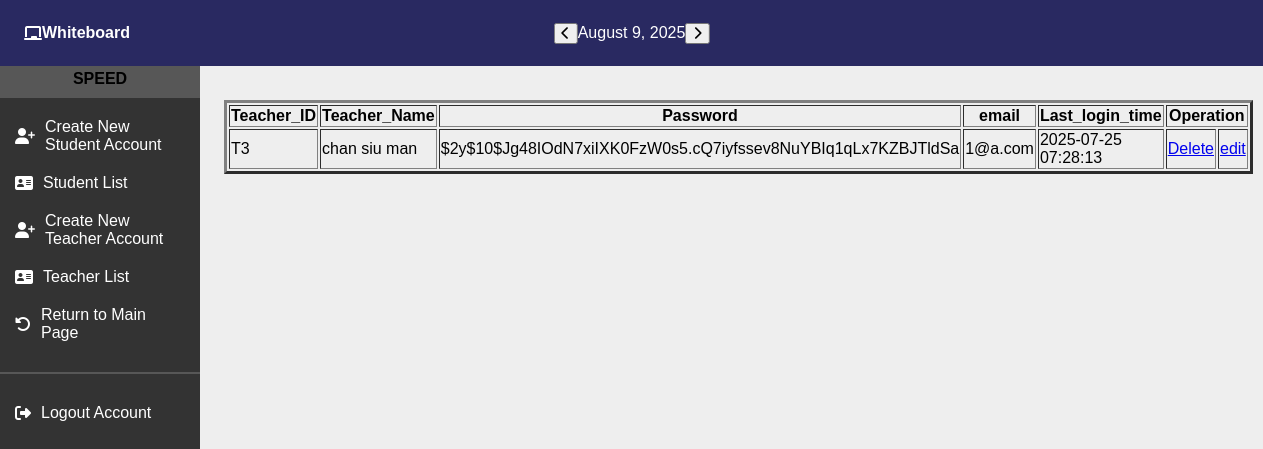
The page /teacherview.php on the database its author committed.
### tables this page shows
CREATE TABLE `user` (
  `ID` varchar(11) NOT NULL,
  `Name` varchar(128) NOT NULL,
  `Pw` varchar(256) NOT NULL,
  `email` varchar(128) NOT NULL,
  `Last_login_time` datetime NOT NULL,
  `saftyquestion` int(11) NOT NULL,
  `Answer` varchar(128) NOT NULL
);

### teacherview.php (the view, shortened to what this page needs)
<!DOCTYPE html>
<head>
</head>
<?php
	include 'A-left-nav.php';
	include 'top-nav.php';
?>
<html>
<body>
<div class="main-content">
		<table border='3'>
			<tr>
			<th>Teacher_ID</th>
			<th>Teacher_Name</th>
			<th>Password</th>
			<th>email</th>
			<th>Last_login_time</th>
			<th colspan="2" align="center">Operation</th>
		<?php
			include("db.php");
			$sql = "SELECT * FROM user where ID like 'T%'";
			$result = mysqli_query($conn, $sql);
			$type = "teacher";
			if (mysqli_num_rows($result) > 0)
			{
				while($row = mysqli_fetch_assoc($result))
				{
					echo "<tr>
							<td>".$row["ID"]. "</td>
							<td>".$row["Name"]. "</td>
							<td>".$row["Pw"]. "</td>
							<td>".$row["email"]. "</td>
							<td>".$row["Last_login_time"]. "</td>
							<td> <a href = 'delete.php?id=$row[ID]&type=$type'> Delete </td>
							<td> <a href = 'edit.php?id=$row[ID]&name=$row[Name]&email=$row[email]&type=$type'> edit </td>
						</tr>";
				}
				echo "</table>";
			}
			else
				echo "No records";
		?>
</body>
</html>

### main.css (style rules this page uses)
* { box-sizing: border-box; }
body { font-family: 'Arial', sans-serif; margin: 0; padding: 0; }
.main-content { margin-left: 250px; padding: 1em; }
body, h1, h2, h3, p, ul, li, a, div { margin: 0; padding: 0; }
body { font-family: Arial, sans-serif; background-color: #eee; }
.main-content { margin-left: 200px; padding: 1.5rem; padding-top: 100px; display: flex; flex-direction: column; gap: 20px; }

### rows shown on the page
user: ID "T3", Name "chan siu man", Pw "$2y$10$Jg48IOdN7xiIXK0FzW0s5.cQ7iyfssev8NuYBIq1qLx7KZBJTldSa", email "1@a.com", Last_login_time "2025-07-25 07:28:13"
